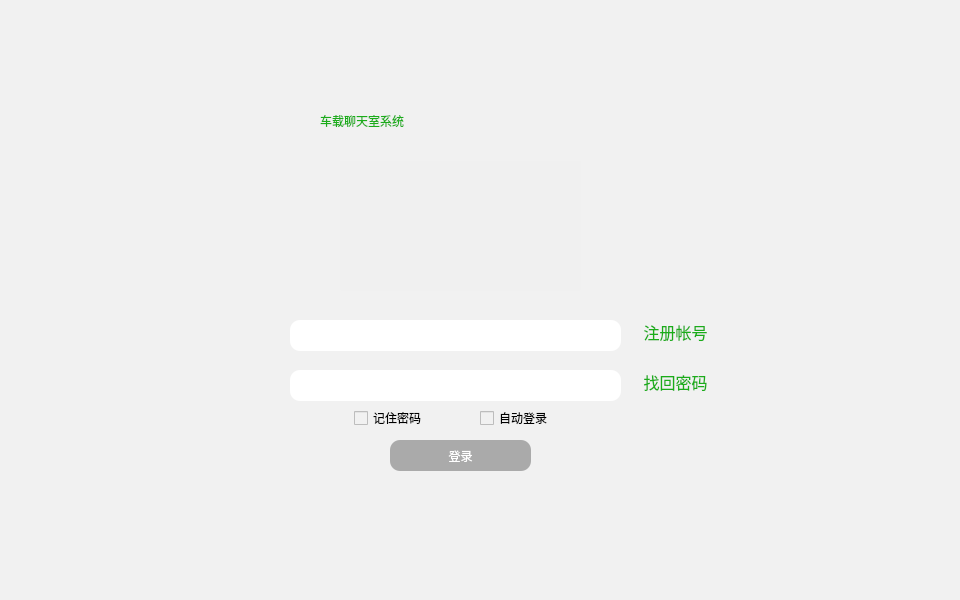
<?xml version="1.0" encoding="UTF-8"?>
<ui version="4.0">
 <class>Login</class>
 <widget class="QWidget" name="Login">
  <property name="geometry">
   <rect>
    <x>0</x>
    <y>0</y>
    <width>960</width>
    <height>600</height>
   </rect>
  </property>
  <property name="windowTitle">
   <string>Form</string>
  </property>
  <widget class="QWidget" name="widget" native="true">
   <property name="geometry">
    <rect>
     <x>0</x>
     <y>0</y>
     <width>960</width>
     <height>600</height>
    </rect>
   </property>
   <property name="styleSheet">
    <string notr="true">background-color : rgb(241, 241, 241)</string>
   </property>
   <widget class="QPushButton" name="btn_edit_pwd">
    <property name="geometry">
     <rect>
      <x>630</x>
      <y>370</y>
      <width>91</width>
      <height>23</height>
     </rect>
    </property>
    <property name="font">
     <font>
      <family>黑体</family>
      <pointsize>12</pointsize>
      <weight>50</weight>
      <italic>false</italic>
      <bold>false</bold>
     </font>
    </property>
    <property name="styleSheet">
     <string notr="true">color:rgb(26, 173, 25);
font: 12pt &quot;黑体&quot; ;
font-weight:20px;</string>
    </property>
    <property name="text">
     <string>找回密码</string>
    </property>
    <property name="flat">
     <bool>true</bool>
    </property>
   </widget>
   <widget class="QLabel" name="label_2">
    <property name="geometry">
     <rect>
      <x>499</x>
      <y>410</y>
      <width>75</width>
      <height>16</height>
     </rect>
    </property>
    <property name="text">
     <string>自动登录</string>
    </property>
   </widget>
   <widget class="QCheckBox" name="checkBox_rPasswd">
    <property name="geometry">
     <rect>
      <x>354</x>
      <y>410</y>
      <width>16</width>
      <height>16</height>
     </rect>
    </property>
    <property name="text">
     <string/>
    </property>
   </widget>
   <widget class="QLineEdit" name="lineEdit_passwd">
    <property name="geometry">
     <rect>
      <x>290</x>
      <y>370</y>
      <width>331</width>
      <height>31</height>
     </rect>
    </property>
    <property name="minimumSize">
     <size>
      <width>170</width>
      <height>22</height>
     </size>
    </property>
    <property name="font">
     <font>
      <pointsize>12</pointsize>
     </font>
    </property>
    <property name="styleSheet">
     <string notr="true">border-radius:10px;
background-color:white;</string>
    </property>
   </widget>
   <widget class="QLabel" name="label">
    <property name="geometry">
     <rect>
      <x>373</x>
      <y>410</y>
      <width>75</width>
      <height>16</height>
     </rect>
    </property>
    <property name="text">
     <string>记住密码</string>
    </property>
   </widget>
   <widget class="QCheckBox" name="checkBox_autoLogin">
    <property name="geometry">
     <rect>
      <x>480</x>
      <y>410</y>
      <width>16</width>
      <height>16</height>
     </rect>
    </property>
    <property name="text">
     <string/>
    </property>
   </widget>
   <widget class="QPushButton" name="btn_regist">
    <property name="geometry">
     <rect>
      <x>630</x>
      <y>320</y>
      <width>91</width>
      <height>23</height>
     </rect>
    </property>
    <property name="font">
     <font>
      <family>黑体</family>
      <pointsize>12</pointsize>
      <weight>50</weight>
      <italic>false</italic>
      <bold>false</bold>
     </font>
    </property>
    <property name="styleSheet">
     <string notr="true">color:rgb(26, 173, 25);
font: 12pt &quot;黑体&quot; ;
font-weight:20px;</string>
    </property>
    <property name="text">
     <string>注册帐号</string>
    </property>
    <property name="flat">
     <bool>true</bool>
    </property>
   </widget>
   <widget class="QPushButton" name="btn_login">
    <property name="geometry">
     <rect>
      <x>390</x>
      <y>440</y>
      <width>141</width>
      <height>31</height>
     </rect>
    </property>
    <property name="styleSheet">
     <string notr="true">QPushButton{
color:rgb(255, 255, 255);
font: 12pt &quot;黑体&quot; ;
font-weight:20px;
border-radius:10px;
background-color:rgb(170,170,170);
}
QPushButton:hover{
	background-color :rgb(200,200,200) ;
	color:white;
}

</string>
    </property>
    <property name="text">
     <string>登录</string>
    </property>
   </widget>
   <widget class="QLineEdit" name="line_ac">
    <property name="geometry">
     <rect>
      <x>290</x>
      <y>320</y>
      <width>331</width>
      <height>31</height>
     </rect>
    </property>
    <property name="minimumSize">
     <size>
      <width>170</width>
      <height>22</height>
     </size>
    </property>
    <property name="font">
     <font>
      <pointsize>12</pointsize>
     </font>
    </property>
    <property name="styleSheet">
     <string notr="true">border-radius:10px;
background-color:white;</string>
    </property>
   </widget>
   <widget class="QPushButton" name="pushButton">
    <property name="geometry">
     <rect>
      <x>580</x>
      <y>375</y>
      <width>31</width>
      <height>21</height>
     </rect>
    </property>
    <property name="styleSheet">
     <string notr="true">background-color:white;
border-radius:2px
</string>
    </property>
    <property name="text">
     <string/>
    </property>
    <property name="icon">
     <iconset resource="res.qrc">
      <normaloff>:/eye</normaloff>:/eye</iconset>
    </property>
    <property name="iconSize">
     <size>
      <width>25</width>
      <height>25</height>
     </size>
    </property>
   </widget>
   <widget class="QPushButton" name="pushButton_2">
    <property name="geometry">
     <rect>
      <x>340</x>
      <y>160</y>
      <width>241</width>
      <height>131</height>
     </rect>
    </property>
    <property name="styleSheet">
     <string notr="true">background-color:rgb(240,240,240);
border-radius:2px;</string>
    </property>
    <property name="text">
     <string/>
    </property>
    <property name="icon">
     <iconset resource="res.qrc">
      <normaloff>:/wx</normaloff>:/wx</iconset>
    </property>
    <property name="iconSize">
     <size>
      <width>155</width>
      <height>155</height>
     </size>
    </property>
   </widget>
   <widget class="QLabel" name="label_3">
    <property name="geometry">
     <rect>
      <x>320</x>
      <y>80</y>
      <width>331</width>
      <height>81</height>
     </rect>
    </property>
    <property name="minimumSize">
     <size>
      <width>331</width>
      <height>0</height>
     </size>
    </property>
    <property name="styleSheet">
     <string notr="true">color:rgb(26, 173, 25);
font: 30pt &quot;黑体&quot; ;
font-weight:20px;</string>
    </property>
    <property name="text">
     <string>车载聊天室系统</string>
    </property>
   </widget>
  </widget>
 </widget>
 <resources>
  <include location="res.qrc"/>
 </resources>
 <connections/>
</ui>
